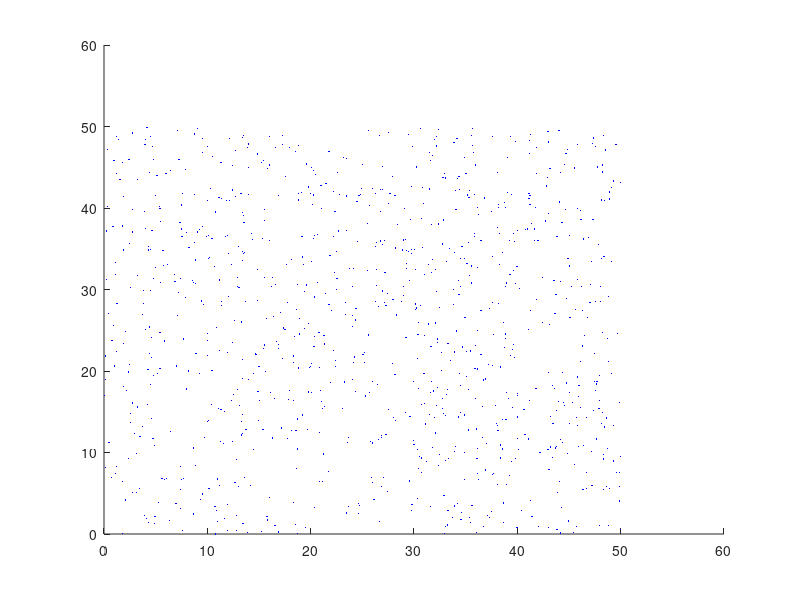

MATLAB code for this plot: (Note: this script raises an error after producing the figure.)
close all
clear all
clc

%% *************放射源的设置*******************

% 放射源的参数  RS = [x_s,y_s,fai_s]'
RS_x = 25;
RS_y = 40;
RS_fai = 100; % 单位cps

RS.x = 25;
RS.y = 40;
RS.fai = 1000; % 单位cps
% 本底辐射
u_b = 1;
WorldSize = 50; % 世界大小
% left, down, right, up
ynew = [0,-1,0,1,0];
xnew = [-1,0,1,0,0];


%% ***********机器人设置************
% 初始位置
Robot_x = 44;
Robot_y = 7;
% 运动步长
step = 1;
R_x_list = zeros(1,1000);
R_y_list = zeros(1,1000);
error_list = [];

%% *************粒子初始化***********************

% 粒子数N
N = 1000;
% 粒子初始化
% 未经过重采样的粒子X_S_old
X_S_x_old = zeros(1,N);
X_S_y_old = zeros(1,N);
X_S_fai_old = zeros(1,N);
% 重采样后的粒子X_S_new
X_S_x_new = zeros(1,N);
X_S_y_new = zeros(1,N);
X_S_fai_new = zeros(1,N);


% 权重
W = ones(1,N);
% 粒子初值服从均匀分布采样 unifrnd() 生成一定范围内的随机数
for i = 1:N
    X_S_x_old(i) = unifrnd(0,WorldSize);   
    X_S_y_old(i) = unifrnd(0,WorldSize);
    X_S_fai_old(i) = unifrnd(10,20000);
    %W(i) = 1/N;
end

%% *************粒子滤波*************************

% 初始化可视化窗口
figure(1);
axis([0, WorldSize+10, 0, WorldSize+10]);
hold on;
plot(X_S_x_old, X_S_y_old, '.', 'MarkerSize', 3, 'Color', 'b'); % 粒子



for epoch_id = 1:1000
    epoch_id;
    [W,X_S_x_old,X_S_y_old,X_S_fai_old,X_S_x_new,X_S_y_new,X_S_fai_new,X_S_x_E,X_S_y_E,ke_sai]=Pf_estimate(RS,WorldSize,Robot_x,Robot_y,N,W,X_S_x_old,X_S_y_old,X_S_fai_old,X_S_x_new,X_S_y_new,X_S_fai_new);

    %计算 etrophy
    action_index=etrophy_action(Robot_x,Robot_y,WorldSize,ynew,xnew,X_S_x_new,X_S_y_new,X_S_fai_new,u_b,W,epoch_id,R_x_list,R_y_list);





        % %*** 6.机器人前进***
    % % 6.1 计算方向向量
    % direction_of_x = (X_S_x_E - Robot_x) / sqrt((X_S_x_E - Robot_x)^2 + (X_S_y_E - Robot_y)^2);
    % direction_of_y = (X_S_y_E - Robot_y) / sqrt((X_S_x_E - Robot_x)^2 + (X_S_y_E - Robot_y)^2);
    % % 6.2 机器人位置更新
    % if mod(Robot_y,2) == 0
    %     if Robot_x == 50
    %         Robot_y =Robot_y + 3 * step;
    %     end
    %     Robot_x = Robot_x + 1 * step;
    % 
    % end
    % if mod(Robot_y,2) == 1
    %    if Robot_x == 0
    %         Robot_y =Robot_y + 3 * step;
    %     end
    %     Robot_x = Robot_x - 1 * step;
    % end
    Robot_x = Robot_x+xnew(action_index);
    Robot_y = Robot_y+ynew(action_index);


    % Robot_y = Robot_y + direction_of_y * step;
    R_x_list(epoch_id) = Robot_x;
    R_y_list(epoch_id) = Robot_y;
    
    % error=sqrt((RS_x-Robot_x)^2+(RS_y-Robot_y)^2); %error
    % error_list = [error_list, error];
    % if error<0.5 && epoch_id > 100
    %     break
    % end
    
    % 更新可视化内容
    cla; % 清除当前轴内容
    plot(X_S_x_old, X_S_y_old, '.', 'MarkerSize', 3, 'Color', 'b'); % 粒子
    plot(R_x_list(1:epoch_id), R_y_list(1:epoch_id), '.', 'MarkerSize', 10, 'Color', 'r'); % 机器人轨迹
    plot(X_S_x_E, X_S_y_E, 'o', 'Color', [0.5 0 0.5], 'MarkerSize', 10)
    plot(RS_x, RS_y, '.', 'MarkerSize', 26, 'Color', 'g'); % 放射源位置
    drawnow; % 更新图像


end
hold off;

% figure(3);
% plot(error_list, '-');
% title('Error');